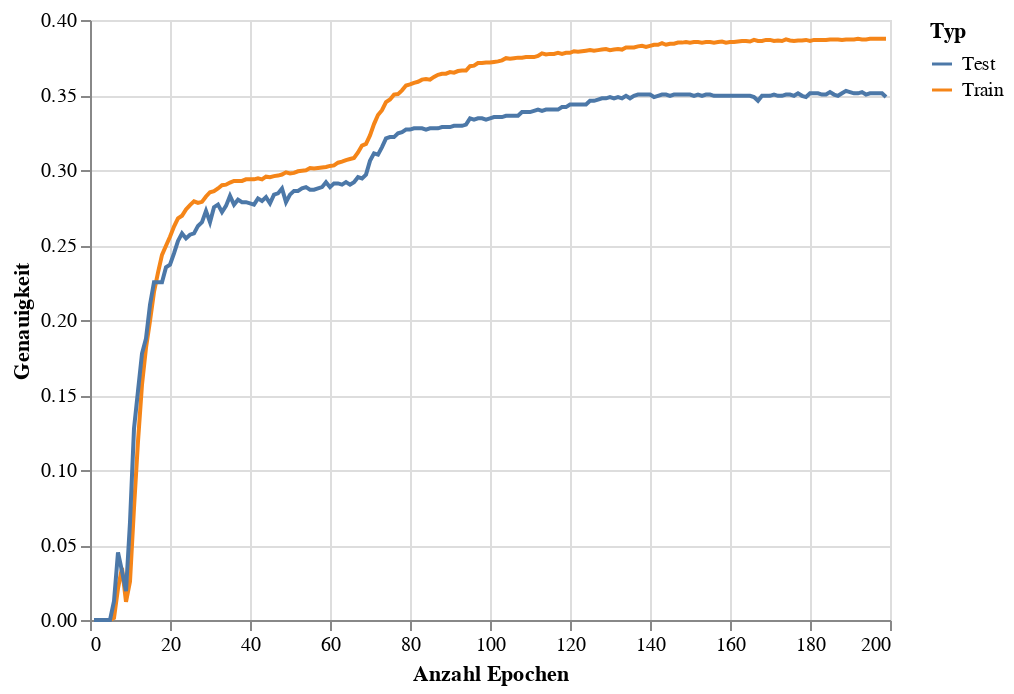

Notebook source saved alongside this figure:
### Code cell
train_eval_accuracy_chart = alt.Chart(accuracy_df).mark_line().encode(
    x = alt.X('Epoch',title='Anzahl Epochen'),
    y = alt.Y('Accuracy',title='Genauigkeit'),
    color = alt.Color('Type',title='Typ')
)
train_eval_accuracy_chart

### Figure 1 — Vega-Lite specification as saved in the notebook (floating-point values rounded to 4 significant figures; data arrays with more than 128 entries replaced by an {"elided": "..."} marker saying what was removed)
{"config": {"view": {"continuousWidth": 400, "continuousHeight": 300}}, "data": {"name": "data-7d209290213997cd6d95a7505c73263c"}, "mark": "line", "encoding": {"color": {"field": "Type", "title": "Typ", "type": "nominal"}, "x": {"field": "Epoch", "title": "Anzahl Epochen", "type": "quantitative"}, "y": {"field": "Accuracy", "title": "Genauigkeit", "type": "quantitative"}}, "$schema": "https://vega.github.io/schema/vega-lite/v4.17.0.json", "datasets": {"data-7d209290213997cd6d95a7505c73263c": {"elided": "398 records"}}}
